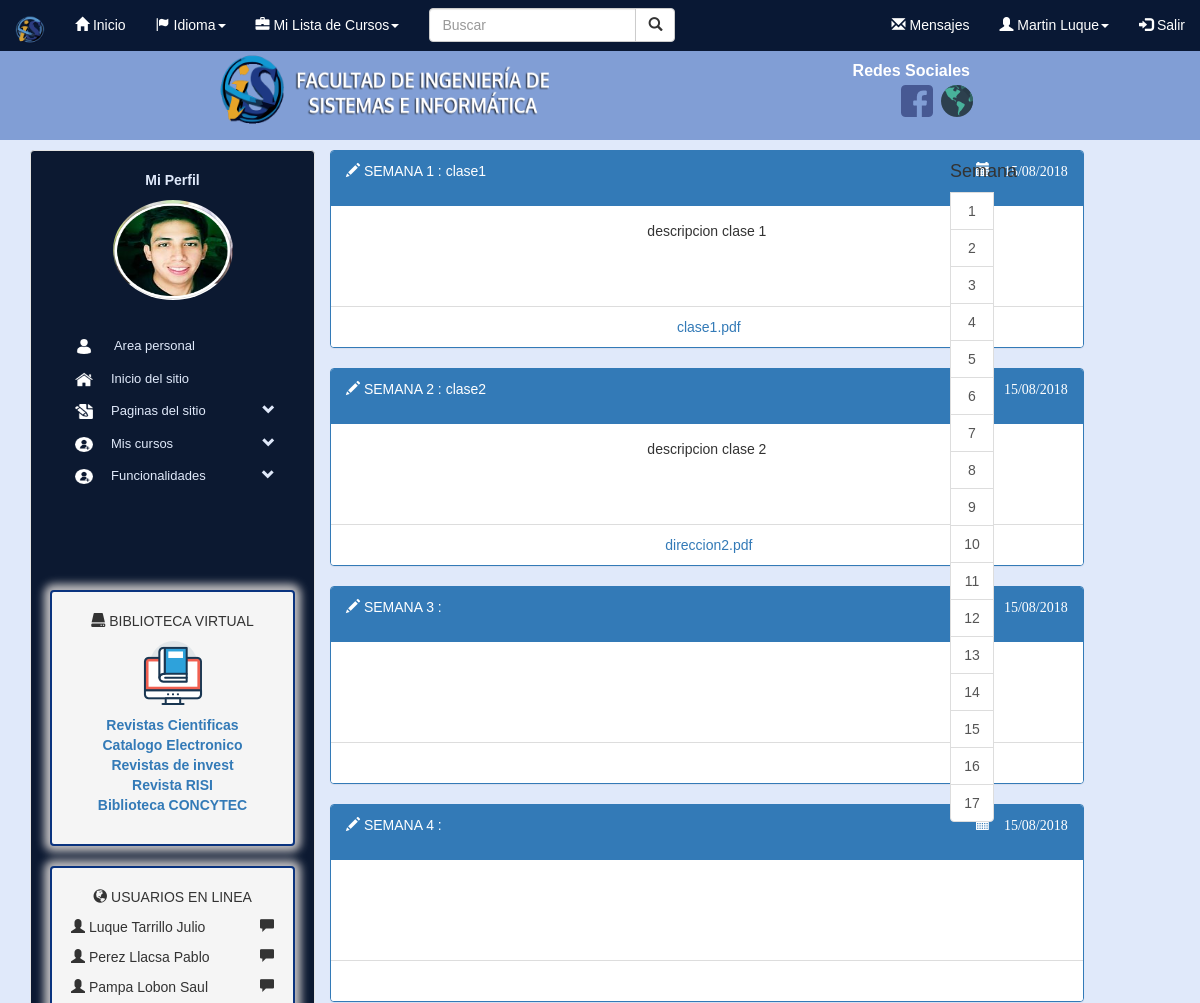
Before: /paginas/curso.php?id=1 (signed in, upper part) with the older database file.
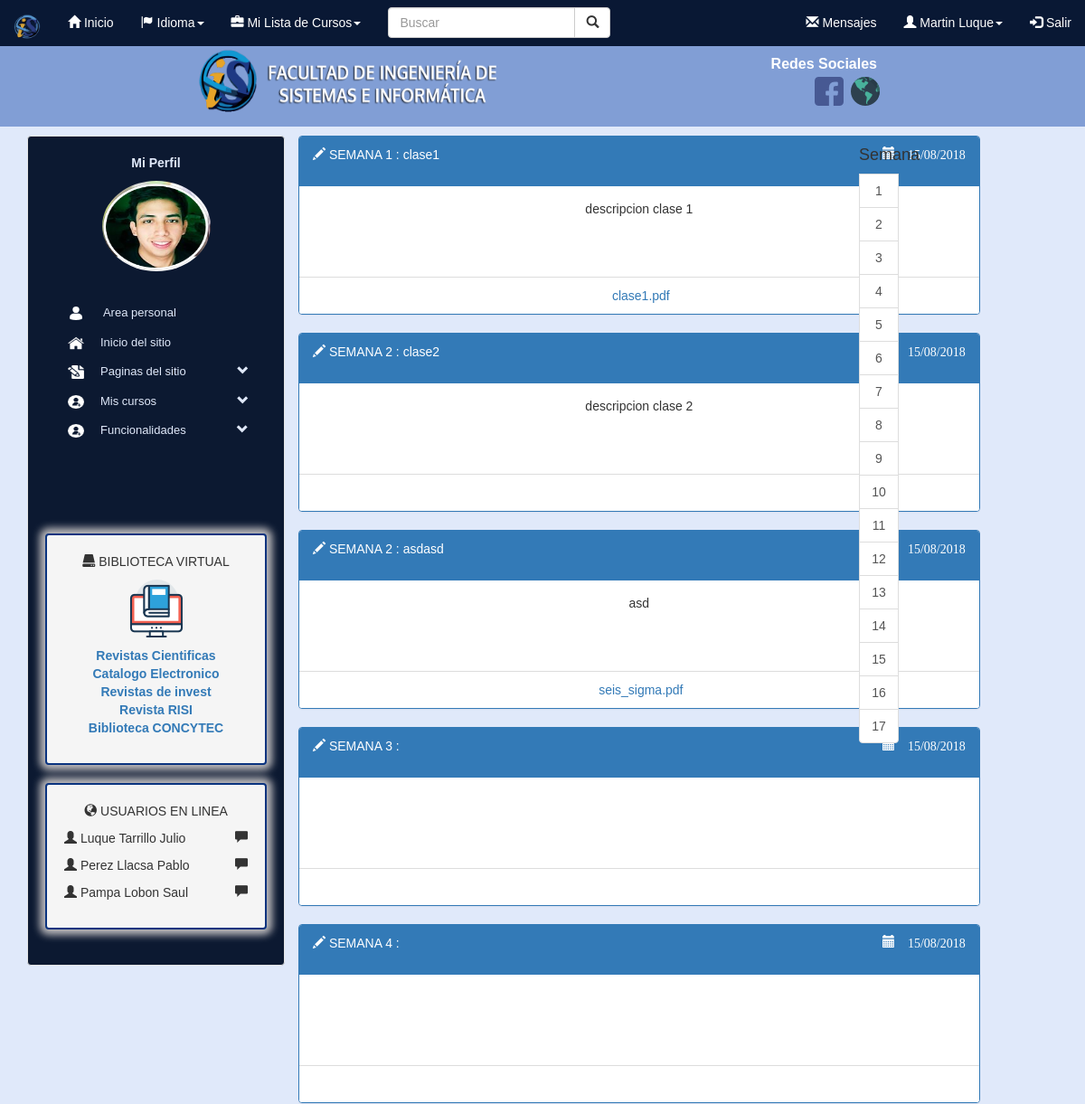
After: the same page with the newer database file.
### tables this page shows
CREATE TABLE IF NOT EXISTS `clase` (
  `idClase` int(11) NOT NULL AUTO_INCREMENT,
  `idCurso` int(11) DEFAULT NULL,
  `semana` int(11) DEFAULT NULL,
  `nombre` varchar(50) DEFAULT NULL,
  `descripcion` varchar(200) DEFAULT NULL,
  `fecha_subida` date DEFAULT NULL,
  `archivo` varchar(100) DEFAULT NULL,
  PRIMARY KEY (`idClase`),
  KEY `FK_clase_curso` (`idCurso`),
  CONSTRAINT `FK_clase_curso` FOREIGN KEY (`idCurso`) REFERENCES `curso` (`idCurso`)
);

### paginas/curso.php (called while the page is built, shortened)
<?php session_start();
	require '../admin/config.php';
	require '../php/funciones.php';
	$conexion = conexion($bd_config);
	$id_curso = id_curso($_GET['id']);
	$clases = obtener_clases_por_id($conexion, $id_curso);
	require "../views/curso.view.php";
 ?>

### php/funciones.php (called while the page is built, shortened)
<?php
function limpiarDatos($datos){
	$datos = trim($datos);
	$datos = stripslashes($datos);
	$datos = htmlspecialchars($datos);
	return $datos;
}
function id_curso($id){
	return (int)limpiarDatos($id);
}
function obtener_clases_por_id($conexion, $idCurso){
	$resultado = $conexion->query("SELECT * FROM clase WHERE clase.idCurso = $idCurso");
	$resultado->execute();
	return $resultado->fetchAll();
}
?>

### views/curso.view.php (the view, shortened to what this page needs)
<?php require "../views/header.view.php"; ?>
<div class="container text-center" style="margin-top:10px;">
    <div class=="row">
        <?php require "../views/menuNav.view.php"; ?>
        <div class="col-sm-9">
            <div class="row">
                <div class="col-sm-11" >
                    <?php for ($i = 0 ; $i <17 ; $i++): ?>
                        <?php $encontrado = FALSE; ?>
                        <?php foreach ($clases as $clase): ?>
                            <?php if (($i+1) == $clase['semana']): ?>
                                <div class="panel panel-primary" id="<?php echo $i+1; ?>">
                                    <div class="panel-heading text-left">
                                        <p><span class="glyphicon glyphicon-pencil"></span> SEMANA <?php echo $i+1; ?> : <?php echo isset($clase['nombre']) ? $clase['nombre'] : ""; ?> <span class="glyphicon glyphicon-calendar" style="float:right"> 15/08/2018</span></p>
                                    </div>
                                    <div class="panel-body">
                                        <p>
                                            <?php echo isset($clase['descripcion']) ? $clase['descripcion'] : ""; ?>
                                        </p>
                                    </div>
                                    <ul class="list-group">
                                        <li class="list-group-item"><a href="<?php echo RUTA ?>clases/<?php echo $clase['archivo'] ?>"><img src="" alt=""> <?php echo isset($clase['archivo']) ? $clase['archivo'] : ""; ?></a></li>
                                    </ul>
                                </div>
                                <?php $encontrado = true; ?>
                            <?php endif ?>
                        <?php endforeach ?>
                            <?php if ($encontrado==false): ?>
                                <div class="panel panel-primary" id="<?php echo $i+1; ?>">
                                    <div class="panel-heading text-left">
                                        <p><span class="glyphicon glyphicon-pencil"></span> SEMANA <?php echo $i+1; ?> :  <span class="glyphicon glyphicon-calendar" style="float:right"> 15/08/2018</span></p>
                                    </div>
                                    <div class="panel-body">
                                    </div>
                                    <ul class="list-group">
                                        <li class="list-group-item"><a href="#"><img src="" alt=""> </a></li>
                                    </ul>
                                </div>
                            <?php endif ?>
                    <?php endfor ?>
                </div>
                <div class="col-sm-1 lista-semana" >
                    <ul class="list-group">
                        <h4 class="titulo">Semana</h4>
                        <a href="#" class="list-group-item item-semana">1</a>
                        <a href="#1" class="list-group-item item-semana">2</a>
                        <a href="#2" class="list-group-item item-semana">3</a>
                        <a href="#3" class="list-group-item item-semana">4</a>
                        <a href="#4" class="list-group-item item-semana">5</a>
                        <a href="#5" class="list-group-item item-semana">6</a>
                        <a href="#6" class="list-group-item item-semana">7</a>
                        <a href="#7" class="list-group-item item-semana">8</a>
                        <a href="#8" class="list-group-item item-semana">9</a>
                        <a href="#9" class="list-group-item item-semana">10</a>
                        <a href="#10" class="list-group-item item-semana">11</a>
                        <a href="#11" class="list-group-item item-semana">12</a>
                        <a href="#12" class="list-group-item item-semana">13</a>
                        <a href="#13" class="list-group-item item-semana">14</a>
                        <a href="#14" class="list-group-item item-semana">15</a>
                        <a href="#15" class="list-group-item item-semana">16</a>
                        <a href="#16" class="list-group-item item-semana">17</a>
                    </ul>
                </div>
            </div>
        </div>
    </div>
</div>
</body>
</html>

Changed rows visible on the page:
changed clase "clase2": archivo "direccion2.pdf" → empty (drawn)
added clase: nombre "asdasd", descripcion "asd", archivo "seis_sigma.pdf"
Other visible differences:
list line gone: "direccion2.pdf"
